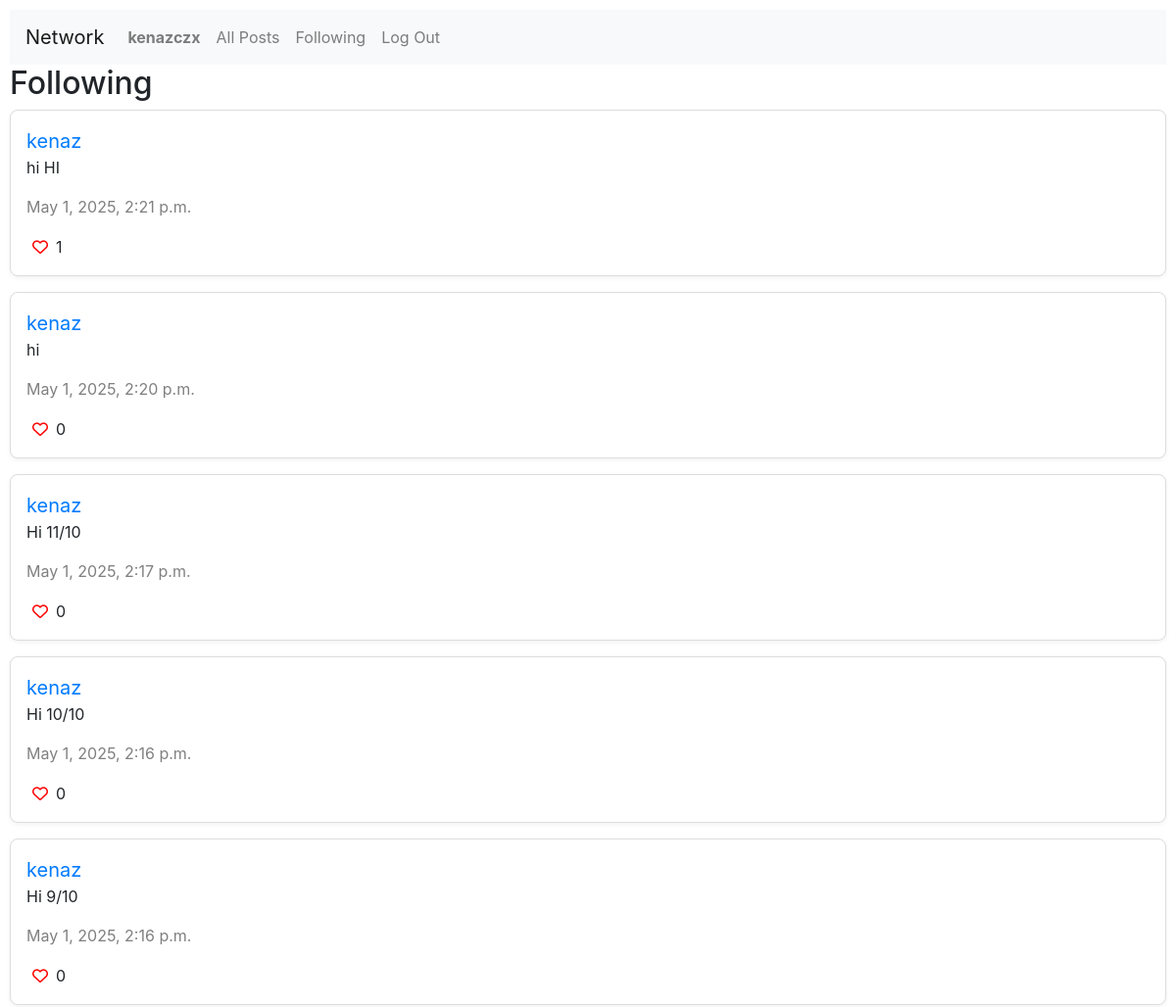
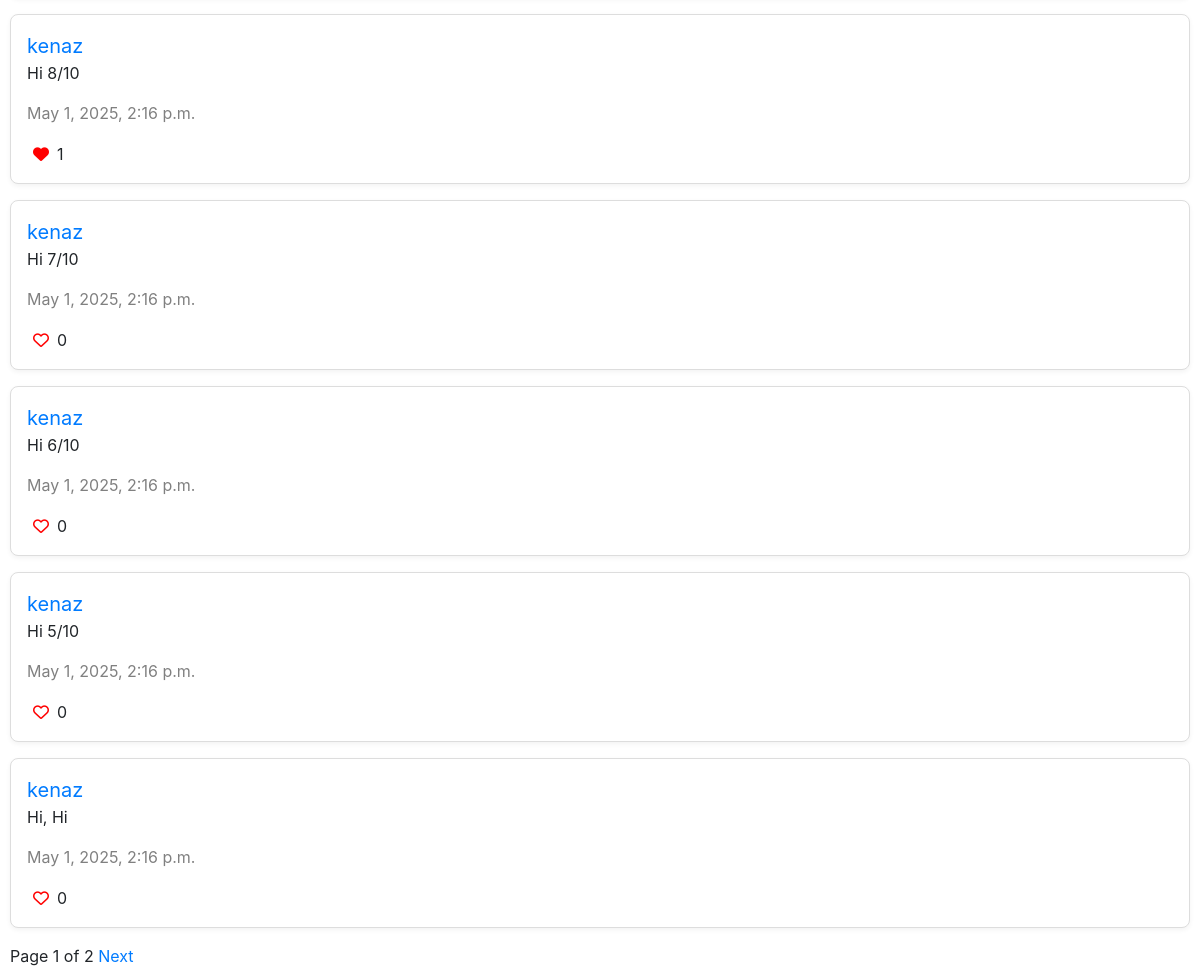
Page /following (signed in) on the committed database (2 pictures, top to bottom).
### network/models.py (models this page shows, shortened)
class User(AbstractUser):
    pass

class Post(models.Model):
    text = models.TextField()
    timestamp = models.DateTimeField(auto_now_add=True)
    likes = models.ManyToManyField(User, related_name="liked_posts", blank=True)
    user = models.ForeignKey(User, on_delete=models.CASCADE, related_name="posts")

### network/views.py (the view)
# urls.py: path("following", views.following, name="following"),
def following(request):
    following_users = Follow.objects.filter(follower=request.user).values_list('followed', flat=True)
    posts = Post.objects.filter(user__in=following_users).order_by('-timestamp')
    paginator = Paginator(posts, 10)
    page_number = request.GET.get('page')
    page_obj = paginator.get_page(page_number)
    return render(request, "network/following.html", {
        "page_obj": page_obj
    })

### network/templates/network/following.html (shortened to what this page needs)
{% extends "network/layout.html" %}
{% block body %}
<h2>Following</h2>
{% for post in page_obj %}
<div class="post" data-post-id="{{ post.id }}">
    <a href={% url 'profile' username=post.user %} style="text-decoration: none; font-size: 20px;">{{ post.user }}</a>
    <p class="post-text">{{ post.text }}</p>
    <p style="color: grey;">{{ post.timestamp }}</p>
    {% if user.is_authenticated %}<button class="like-button" style="border: none; background-color: white;"><i class ="{%if user in post.likes.all%} fa-solid {%else%} fa-regular{%endif%} fa-heart"></i></button>{% else %}<i class="fa-regular fa-heart"></i>{% endif %}<span class="like-count" style="padding-left: 2px;">{{ post.likes.count }}</span>
</div>
{% endfor %}
{% if page_obj.paginator.num_pages > 1 %}
<div class="pagination">
    <span>Page {{ page_obj.number }} of {{ page_obj.paginator.num_pages }}</span>
    {% if page_obj.has_next %}
    <a href="?page={{ page_obj.next_page_number }}">&nbsp;Next</a>
    {% endif %}
</div>
{% endif %}
{% endblock %}

### network/templates/network/layout.html (shortened to what this page needs)
{% load static %}
<!DOCTYPE html>
<html lang="en">
    <head>
        <link rel="stylesheet" href="https://stackpath.bootstrapcdn.com/bootstrap/4.4.1/css/bootstrap.min.css">
        <link href="{% static 'network/styles.css' %}" rel="stylesheet">
        <link rel="stylesheet" href="https://cdnjs.cloudflare.com/ajax/libs/font-awesome/6.5.0/css/all.min.css">
    </head>
    <body>
        <nav class="navbar navbar-expand-lg navbar-light bg-light">
            <a class="navbar-brand" href="#">Network</a>
            <div>
              <ul class="navbar-nav mr-auto">
                {% if user.is_authenticated %}
                    <li class="nav-item">
                        <a class="nav-link" href="{% url 'profile' username=user.username %}"><strong>{{ user.username }}</strong></a>
                    </li>
                {% endif %}
                <li class="nav-item">
                  <a class="nav-link" href="{% url 'index' %}">All Posts</a>
                </li>
                {% if user.is_authenticated %}
                    <li class="nav-item">
                        <a class="nav-link" href="{% url 'following' %}">Following</a>
                    </li>
                    <li class="nav-item">
                        <a class="nav-link" href="{% url 'logout' %}">Log Out</a>
                    </li>
                {% endif %}
              </ul>
            </div>
          </nav>
        <div class="body">
            {% block body %}
            {% endblock %}
        </div>
    </body>
</html>

### network/static/network/styles.css (style rules this page uses)
.post { border: 1px solid #ddd; border-radius: 8px; padding: 16px; margin-bottom: 16px; background-color: white; box-shadow: 0 2px 5px rgba(0,0,0,0.05); }
body { padding: 10px; }
.fa-heart { color: red; }

### rows in the picture
User: username "kenazczx"
Post: user "kenaz", text "hi HI", timestamp "May 1, 2025, 2:21 p.m.", likes.count "1"
Post: user "kenaz", text "hi", timestamp "May 1, 2025, 2:20 p.m.", likes.count "0"
Post: user "kenaz", text "Hi 11/10", timestamp "May 1, 2025, 2:17 p.m.", likes.count "0"
Post: user "kenaz", text "Hi 10/10", timestamp "May 1, 2025, 2:16 p.m.", likes.count "0"
Post: user "kenaz", text "Hi 9/10", timestamp "May 1, 2025, 2:16 p.m.", likes.count "0"
Post: user "kenaz", text "Hi 8/10", timestamp "May 1, 2025, 2:16 p.m.", likes.count "1"
Post: user "kenaz", text "Hi 7/10", timestamp "May 1, 2025, 2:16 p.m.", likes.count "0"
Post: user "kenaz", text "Hi 6/10", timestamp "May 1, 2025, 2:16 p.m.", likes.count "0"
Post: user "kenaz", text "Hi 5/10", timestamp "May 1, 2025, 2:16 p.m.", likes.count "0"
Post: user "kenaz", text "Hi, Hi", timestamp "May 1, 2025, 2:16 p.m.", likes.count "0"

### other values in the picture
{{ page_obj.number }} "1"
{{ page_obj.paginator.num_pages }} "2"
